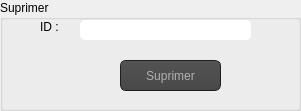
    <widget class="QGroupBox" name="groupBox">
     <property name="geometry">
      <rect>
       <x>40</x>
       <y>450</y>
       <width>301</width>
       <height>111</height>
      </rect>
     </property>
     <property name="title">
      <string>Suprimer</string>
     </property>
     <widget class="QLabel" name="label_8">
      <property name="geometry">
       <rect>
        <x>40</x>
        <y>20</y>
        <width>47</width>
        <height>14</height>
       </rect>
      </property>
      <property name="text">
       <string>ID :</string>
      </property>
     </widget>
     <widget class="QLineEdit" name="lineEdit_id_delete">
      <property name="geometry">
       <rect>
        <x>80</x>
        <y>20</y>
        <width>171</width>
        <height>20</height>
       </rect>
      </property>
      <property name="styleSheet">
       <string notr="true">QLineEdit{
    background-color: white;
    box-shadow: 2px 0.5px 5px 1px inset black;
    border-radius: 5px;
    width: 70%;
    padding-right: 10px;
    padding-left: 10px;
    text-align: left;
    color: #000;
    font-size:inherit;
    font-family: Arial, Helvetica, sans-serif;  
    font-weight:normal;
    font-variant:normal;
}
QLineEdit::hover{  color: black ;
background-color:orange;}
QLineEdit::focus{  color: black ;
background-color:white;}</string>
      </property>
     </widget>
     <widget class="QPushButton" name="pushButton_supprimer">
      <property name="geometry">
       <rect>
        <x>120</x>
        <y>60</y>
        <width>101</width>
        <height>31</height>
       </rect>
      </property>
      <property name="styleSheet">
       <string notr="true">QToolTip
{
     border: 1px solid black;
     background-color: #ffa02f;
     padding: 1px;
     border-radius: 3px;
     opacity: 100;
}

QWidget
{
    color: #b1b1b1;
    background-color: #323232;
}

QWidget:item:hover
{
    background-color: QLinearGradient( x1: 0, y1: 0, x2: 0, y2: 1, stop: 0 #ffa02f, stop: 1 #ca0619);
    color: #000000;
}

QWidget:item:selected
{
    background-color: QLinearGradient( x1: 0, y1: 0, x2: 0, y2: 1, stop: 0 #ffa02f, stop: 1 #d7801a);
}

QMenuBar::item
{
    background: transparent;
}

QMenuBar::item:selected
{
    background: transparent;
    border: 1px solid #ffaa00;
}

QMenuBar::item:pressed
{
    background: #444;
    border: 1px solid #000;
    background-color: QLinearGradient(
        x1:0, y1:0,
        x2:0, y2:1,
        stop:1 #212121,
        stop:0.4 #343434/*,
        stop:0.2 #343434,
        stop:0.1 #ffaa00*/
    );
    margin-bottom:-1px;
    padding-bottom:1px;
}

QMenu
{
    border: 1px solid #000;
}

QMenu::item
{
    padding: 2px 20px 2px 20px;
}

QMenu::item:selected
{
    color: #000000;
}

QWidget:disabled
{
    color: #404040;
    background-color: #323232;
}

QAbstractItemView
{
    background-color: QLinearGradient( x1: 0, y1: 0, x2: 0, y2: 1, stop: 0 #4d4d4d, stop: 0.1 #646464, stop: 1 #5d5d5d);
}

QWidget:focus
{
    /*border: 2px solid QLinearGradient( x1: 0, y1: 0, x2: 0, y2: 1, stop: 0 #ffa02f, stop: 1 #d7801a);*/
}

QLineEdit
{
    background-color: QLinearGradient( x1: 0, y1: 0, x2: 0, y2: 1, stop: 0 #4d4d4d, stop: 0 #646464, stop: 1 #5d5d5d);
    padding: 1px;
    border-style: solid;
    border: 1px solid #1e1e1e;
    border-radius: 5;
}

QPushButton
{
    color: #b1b1b1;
    background-color: QLinearGradient( x1: 0, y1: 0, x2: 0, y2: 1, stop: 0 #565656, stop: 0.1 #525252, stop: 0.5 #4e4e4e, stop: 0.9 #4a4a4a, stop: 1 #464646);
    border-width: 1px;
    border-color: #1e1e1e;
    border-style: solid;
    border-radius: 6;
    padding: 3px;
    font-size: 12px;
    padding-left: 5px;
    padding-right: 5px;
}

QPushButton:pressed
{
    background-color: QLinearGradient( x1: 0, y1: 0, x2: 0, y2: 1, stop: 0 #2d2d2d, stop: 0.1 #2b2b2b, stop: 0.5 #292929, stop: 0.9 #282828, stop: 1 #252525);
}

QComboBox
{
    selection-background-color: #ffaa00;
    background-color: QLinearGradient( x1: 0, y1: 0, x2: 0, y2: 1, stop: 0 #565656, stop: 0.1 #525252, stop: 0.5 #4e4e4e, stop: 0.9 #4a4a4a, stop: 1 #464646);
    border-style: solid;
    border: 1px solid #1e1e1e;
    border-radius: 5;
}

QComboBox:hover,QPushButton:hover
{
    border: 2px solid QLinearGradient( x1: 0, y1: 0, x2: 0, y2: 1, stop: 0 #ffa02f, stop: 1 #d7801a);
}


QComboBox:on
{
    padding-top: 3px;
    padding-left: 4px;
    background-color: QLinearGradient( x1: 0, y1: 0, x2: 0, y2: 1, stop: 0 #2d2d2d, stop: 0.1 #2b2b2b, stop: 0.5 #292929, stop: 0.9 #282828, stop: 1 #252525);
    selection-background-color: #ffaa00;
}

QComboBox QAbstractItemView
{
    border: 2px solid darkgray;
    selection-background-color: QLinearGradient( x1: 0, y1: 0, x2: 0, y2: 1, stop: 0 #ffa02f, stop: 1 #d7801a);
}

QComboBox::drop-down
{
     subcontrol-origin: padding;
     subcontrol-position: top right;
     width: 15px;

     border-left-width: 0px;
     border-left-color: darkgray;
     border-left-style: solid; /* just a single line */
     border-top-right-radius: 3px; /* same radius as the QComboBox */
     border-bottom-right-radius: 3px;
 }

QComboBox::down-arrow
{
     image: url(:/down_arrow.png);
}

QGroupBox:focus
{
border: 2px solid QLinearGradient( x1: 0, y1: 0, x2: 0, y2: 1, stop: 0 #ffa02f, stop: 1 #d7801a);
}

QTextEdit:focus
{
    border: 2px solid QLinearGradient( x1: 0, y1: 0, x2: 0, y2: 1, stop: 0 #ffa02f, stop: 1 #d7801a);
}

QScrollBar:horizontal {
     border: 1px solid #222222;
     background: QLinearGradient( x1: 0, y1: 0, x2: 0, y2: 1, stop: 0.0 #121212, stop: 0.2 #282828, stop: 1 #484848);
     height: 7px;
     margin: 0px 16px 0 16px;
}

QScrollBar::handle:horizontal
{
      background: QLinearGradient( x1: 0, y1: 0, x2: 1, y2: 0, stop: 0 #ffa02f, stop: 0.5 #d7801a, stop: 1 #ffa02f);
      min-height: 20px;
      border-radius: 2px;
}

QScrollBar::add-line:horizontal {
      border: 1px solid #1b1b19;
      border-radius: 2px;
      background: QLinearGradient( x1: 0, y1: 0, x2: 1, y2: 0, stop: 0 #ffa02f, stop: 1 #d7801a);
      width: 14px;
      subcontrol-position: right;
      subcontrol-origin: margin;
}

QScrollBar::sub-line:horizontal {
      border: 1px solid #1b1b19;
      border-radius: 2px;
      background: QLinearGradient( x1: 0, y1: 0, x2: 1, y2: 0, stop: 0 #ffa02f, stop: 1 #d7801a);
      width: 14px;
     subcontrol-position: left;
     subcontrol-origin: margin;
}

QScrollBar::right-arrow:horizontal, QScrollBar::left-arrow:horizontal
{
      border: 1px solid black;
      width: 1px;
      height: 1px;
      background: white;
}

QScrollBar::add-page:horizontal, QScrollBar::sub-page:horizontal
{
      background: none;
}

QScrollBar:vertical
{
      background: QLinearGradient( x1: 0, y1: 0, x2: 1, y2: 0, stop: 0.0 #121212, stop: 0.2 #282828, stop: 1 #484848);
      width: 7px;
      margin: 16px 0 16px 0;
      border: 1px solid #222222;
}

QScrollBar::handle:vertical
{
      background: QLinearGradient( x1: 0, y1: 0, x2: 0, y2: 1, stop: 0 #ffa02f, stop: 0.5 #d7801a, stop: 1 #ffa02f);
      min-height: 20px;
      border-radius: 2px;
}

QScrollBar::add-line:vertical
{
      border: 1px solid #1b1b19;
      border-radius: 2px;
      background: QLinearGradient( x1: 0, y1: 0, x2: 0, y2: 1, stop: 0 #ffa02f, stop: 1 #d7801a);
      height: 14px;
      subcontrol-position: bottom;
      subcontrol-origin: margin;
}

QScrollBar::sub-line:vertical
{
      border: 1px solid #1b1b19;
      border-radius: 2px;
      background: QLinearGradient( x1: 0, y1: 0, x2: 0, y2: 1, stop: 0 #d7801a, stop: 1 #ffa02f);
      height: 14px;
      subcontrol-position: top;
      subcontrol-origin: margin;
}

QScrollBar::up-arrow:vertical, QScrollBar::down-arrow:vertical
{
      border: 1px solid black;
      width: 1px;
      height: 1px;
      background: white;
}


QScrollBar::add-page:vertical, QScrollBar::sub-page:vertical
{
      background: none;
}

QTextEdit
{
    background-color: #242424;
}

QPlainTextEdit
{
    background-color: #242424;
}

QHeaderView::section
{
    background-color: QLinearGradient(x1:0, y1:0, x2:0, y2:1, stop:0 #616161, stop: 0.5 #505050, stop: 0.6 #434343, stop:1 #656565);
    color: white;
    padding-left: 4px;
    border: 1px solid #6c6c6c;
}

QCheckBox:disabled
{
color: #414141;
}

QDockWidget::title
{
    text-align: center;
    spacing: 3px; /* spacing between items in the tool bar */
    background-color: QLinearGradient(x1:0, y1:0, x2:0, y2:1, stop:0 #323232, stop: 0.5 #242424, stop:1 #323232);
}

QDockWidget::close-button, QDockWidget::float-button
{
    text-align: center;
    spacing: 1px; /* spacing between items in the tool bar */
    background-color: QLinearGradient(x1:0, y1:0, x2:0, y2:1, stop:0 #323232, stop: 0.5 #242424, stop:1 #323232);
}

QDockWidget::close-button:hover, QDockWidget::float-button:hover
{
    background: #242424;
}

QDockWidget::close-button:pressed, QDockWidget::float-button:pressed
{
    padding: 1px -1px -1px 1px;
}

QMainWindow::separator
{
    background-color: QLinearGradient(x1:0, y1:0, x2:0, y2:1, stop:0 #161616, stop: 0.5 #151515, stop: 0.6 #212121, stop:1 #343434);
    color: white;
    padding-left: 4px;
    border: 1px solid #4c4c4c;
    spacing: 3px; /* spacing between items in the tool bar */
}

QMainWindow::separator:hover
{

    background-color: QLinearGradient(x1:0, y1:0, x2:0, y2:1, stop:0 #d7801a, stop:0.5 #b56c17 stop:1 #ffa02f);
    color: white;
    padding-left: 4px;
    border: 1px solid #6c6c6c;
    spacing: 3px; /* spacing between items in the tool bar */
}

QToolBar::handle
{
     spacing: 3px; /* spacing between items in the tool bar */
     background: url(:/images/handle.png);
}

QMenu::separator
{
    height: 2px;
    background-color: QLinearGradient(x1:0, y1:0, x2:0, y2:1, stop:0 #161616, stop: 0.5 #151515, stop: 0.6 #212121, stop:1 #343434);
    color: white;
    padding-left: 4px;
    margin-left: 10px;
    margin-right: 5px;
}

QProgressBar
{
    border: 2px solid grey;
    border-radius: 5px;
    text-align: center;
}

QProgressBar::chunk
{
    background-color: #d7801a;
    width: 2.15px;
    margin: 0.5px;
}

QTabBar::tab {
    color: #b1b1b1;
    border: 1px solid #444;
    border-bottom-style: none;
    background-color: #323232;
    padding-left: 10px;
    padding-right: 10px;
    padding-top: 3px;
    padding-bottom: 2px;
    margin-right: -1px;
}

QTabWidget::pane {
    border: 1px solid #444;
    top: 1px;
}

QTabBar::tab:last
{
    margin-right: 0; /* the last selected tab has nothing to overlap with on the right */
    border-top-right-radius: 3px;
}

QTabBar::tab:first:!selected
{
 margin-left: 0px; /* the last selected tab has nothing to overlap with on the right */


    border-top-left-radius: 3px;
}

QTabBar::tab:!selected
{
    color: #b1b1b1;
    border-bottom-style: solid;
    margin-top: 3px;
    background-color: QLinearGradient(x1:0, y1:0, x2:0, y2:1, stop:1 #212121, stop:.4 #343434);
}

QTabBar::tab:selected
{
    border-top-left-radius: 3px;
    border-top-right-radius: 3px;
    margin-bottom: 0px;
}

QTabBar::tab:!selected:hover
{
    /*border-top: 2px solid #ffaa00;
    padding-bottom: 3px;*/
    border-top-left-radius: 3px;
    border-top-right-radius: 3px;
    background-color: QLinearGradient(x1:0, y1:0, x2:0, y2:1, stop:1 #212121, stop:0.4 #343434, stop:0.2 #343434, stop:0.1 #ffaa00);
}

QRadioButton::indicator:checked, QRadioButton::indicator:unchecked{
    color: #b1b1b1;
    background-color: #323232;
    border: 1px solid #b1b1b1;
    border-radius: 6px;
}

QRadioButton::indicator:checked
{
    background-color: qradialgradient(
        cx: 0.5, cy: 0.5,
        fx: 0.5, fy: 0.5,
        radius: 1.0,
        stop: 0.25 #ffaa00,
        stop: 0.3 #323232
    );
}

QCheckBox::indicator{
    color: #b1b1b1;
    background-color: #323232;
    border: 1px solid #b1b1b1;
    width: 9px;
    height: 9px;
}

QRadioButton::indicator
{
    border-radius: 6px;
}

QRadioButton::indicator:hover, QCheckBox::indicator:hover
{
    border: 1px solid #ffaa00;
}

QCheckBox::indicator:checked
{
    image:url(:/images/checkbox.png);
}

QCheckBox::indicator:disabled, QRadioButton::indicator:disabled
{
    border: 1px solid #444;
}</string>
      </property>
      <property name="text">
       <string>Suprimer</string>
      </property>
     </widget>
    </widget>
